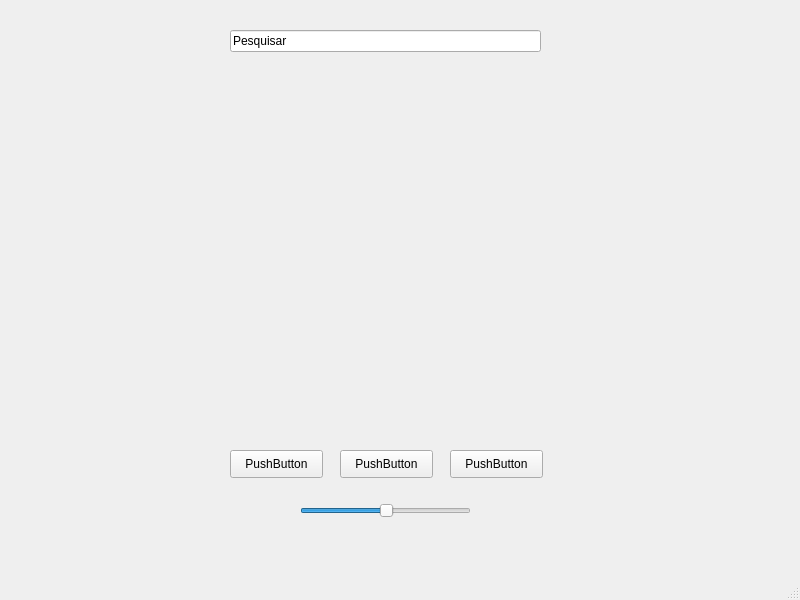
<?xml version="1.0" encoding="UTF-8"?>
<ui version="4.0">
 <class>MainWindow</class>
 <widget class="QMainWindow" name="MainWindow">
  <property name="geometry">
   <rect>
    <x>0</x>
    <y>0</y>
    <width>800</width>
    <height>600</height>
   </rect>
  </property>
  <property name="windowTitle">
   <string>MainWindow</string>
  </property>
  <widget class="QWidget" name="centralwidget">
   <widget class="QLineEdit" name="lineEdit">
    <property name="geometry">
     <rect>
      <x>230</x>
      <y>30</y>
      <width>311</width>
      <height>22</height>
     </rect>
    </property>
    <property name="text">
     <string>Pesquisar</string>
    </property>
   </widget>
   <widget class="QLabel" name="label">
    <property name="geometry">
     <rect>
      <x>230</x>
      <y>80</y>
      <width>311</width>
      <height>291</height>
     </rect>
    </property>
    <property name="text">
     <string/>
    </property>
   </widget>
   <widget class="QPushButton" name="pushButton">
    <property name="geometry">
     <rect>
      <x>230</x>
      <y>450</y>
      <width>93</width>
      <height>28</height>
     </rect>
    </property>
    <property name="text">
     <string>PushButton</string>
    </property>
   </widget>
   <widget class="QPushButton" name="pushButton_2">
    <property name="geometry">
     <rect>
      <x>450</x>
      <y>450</y>
      <width>93</width>
      <height>28</height>
     </rect>
    </property>
    <property name="text">
     <string>PushButton</string>
    </property>
   </widget>
   <widget class="QPushButton" name="pushButton_3">
    <property name="geometry">
     <rect>
      <x>340</x>
      <y>450</y>
      <width>93</width>
      <height>28</height>
     </rect>
    </property>
    <property name="text">
     <string>PushButton</string>
    </property>
   </widget>
   <widget class="QSlider" name="horizontalSlider">
    <property name="geometry">
     <rect>
      <x>300</x>
      <y>500</y>
      <width>171</width>
      <height>22</height>
     </rect>
    </property>
    <property name="value">
     <number>50</number>
    </property>
    <property name="orientation">
     <enum>Qt::Horizontal</enum>
    </property>
   </widget>
  </widget>
  <widget class="QMenuBar" name="menubar">
   <property name="geometry">
    <rect>
     <x>0</x>
     <y>0</y>
     <width>800</width>
     <height>26</height>
    </rect>
   </property>
  </widget>
  <widget class="QStatusBar" name="statusbar"/>
 </widget>
 <resources/>
 <connections/>
</ui>
